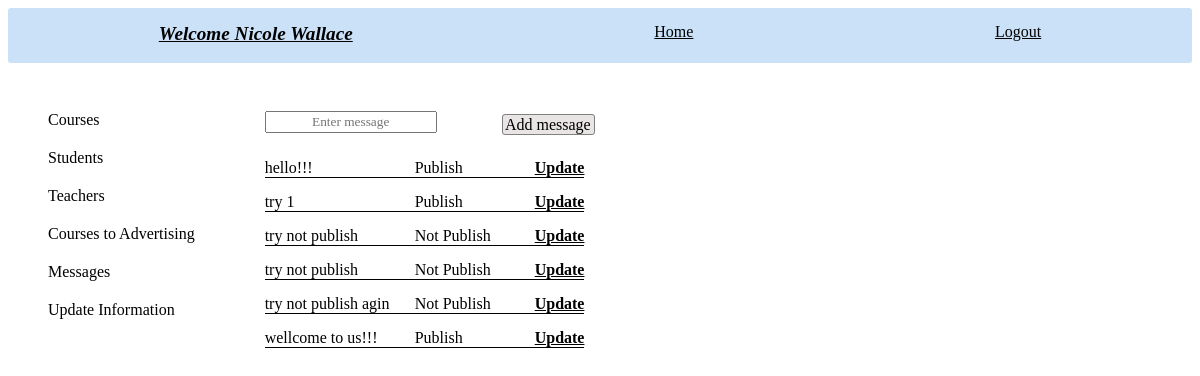
The app's page /show_messages (signed in) with its own data.
### tables this page shows
CREATE TABLE messages (
        id INTEGER PRIMARY KEY,
	    message TEXT,
	    location TEXT,
        time TEXT,
        status TEXT DEFAULT "Publish",
        UNIQUE (message, time)
    );

### app.py (the view)
@app.route('/show_messages')
def show_messages(): # shows a list of messages
    log=check_log()
    info=info_user()
    jinja={}
    jinja['form1']=['create']
    messages_list=crud.read_all('messages')
    if len(messages_list)==0:
        jinja['note']='No messages found'
    else:
        jinja['messages']=[]
        for message in messages_list:
            m=namedtuple('M_P',['id','message','status'])
            m.id=message[0]
            m.message=message[1]
            m.status=message[4].title()
            jinja['messages'].append(m)
    return render_template ('administrator.html',log=log, info=info, admin_id=session['id'], jinja=jinja)

### app.py (called while the page is built)
def check_log(): #check if user is loged in or not
    log_result={}
    if "name" in session:
        link='/logout'
        log='Logout'
        log_result['link']=link
        log_result['log']=log
        return log_result
    else:
        link='/login'
        log='Login'
        log_result['link']=link
        log_result['log']=log
        return log_result

def info_user(): # get user info
    if "role" in session:
        info={}
        if session['role']=='admin':
            info['id']=session['id']
            info['link']=f"/administrator/{session['id']}"
            info['word']='Administrator'
            info['hello']=f"Hello {crud.admin_name(session['id'])}- what do you want to do?"
            info['class']='user_hello'
        if session['role']=='teacher':
            info['id']=session['id']
            info['link']=f"/teacher_profile/{session['id']}"
            info['word']=f"Welcome {crud.teacher_name(session['id'])}"
            info['class']='user_hello'
        if session['role']=='student':
            info['id']=session['id']
            info['link']=f"/student_profile/{session['id']}"
            info['word']=f"Welcome {crud.student_name(session['id'])}"
            info['class']='user_hello'
        return info

### crud.py (called while the page is built)
def read_all(table):
    return query(f"SELECT * FROM {table}")

def read_if(column, table, value, condition):
    return query(f"SELECT {column} FROM {table} WHERE {value}='{condition}'")

def teacher_name(teacher_id):
    name=read_if('name', 'teachers', 'id', teacher_id)
    name=name[0][0]
    return name

### setup_db.py (called while the page is built)
def query(sql):
    with sqlite3.connect('students.db') as conn:
        cur=conn.cursor()
        cur.execute(sql)
        return cur.fetchall()

### templates/administrator.html (shortened to what this page needs)
{% extends "base.html" %}
{% block content %}
<div class="admin_pages">
    <div class="links">
        <div class="link"><a href="/admin_courses">Courses</a></div>
        <div class="link"><a href="/admin_students">Students</a></div>
        <div class="link"><a href="/admin_teachers">Teachers</a></div>
        <div class="link"><a href="/advertising_courses">Courses to Advertising </a></div>
        <div class="link"><a href="/show_messages">Messages</a></div>
        <div class="link"><a href="/user_info_update/{{admin_id}}">Update Information</a></div>
    </div>
    <div class="info_more_links"></div>
    {% for show_message in jinja.form1 %}
            <div class="published_main">
                <div class="publish_options">
                    <form action="">
                        <div><input class="choose_course_publish" type="text" name="" id="search" oninput="CourseSearch(this.value)" placeholder="Enter message" autofocus></div>
                    </form>
                    <div class="option_link">
                        <a href="/add_message">Add message</a>
                    </div>
                </div>
                <div class="published_form" id="published_form">
                {% for message in jinja.messages %}
                    <div class="published_course" >
                        <div class="published_name">{{message.message}}</div>
                        <div class="published_status">{{message.status}}</div>
                        <div class="published_update"><a href="/message_update/{{message.id}}">Update</a></div>
                    </div>
                {% endfor %}
            </div>
        </div>
    {% endfor %}
</div>
{% endblock %}

### static/style.css (style rules this page uses)
input { font-family: 'Times New Roman', Times, serif; text-align: center; }
.links { display: flex; flex-direction: column; gap: 20px; margin-left: 20px; grid-column: 1; grid-row: 2; }
.link>* { text-decoration: none; color: black; }
.admin_pages { display: grid; grid-template-columns: max-content max-content; grid-template-rows: max-content max-content; column-gap: 70px; row-gap: 10px; margin-left: 20px; }
.info_more_links { display: flex; gap: 5px; grid-row: 1; grid-column: 2; height: 18px; margin-left: 320px; }
.published_main { grid-row: 2; grid-column: 2; }
.publish_options { padding-bottom: 25px; display: flex; justify-content: space-between; width: 330px; }
.option_link { margin-top: 5px; }
.option_link a { color: black; text-decoration: none; margin-top: 5px; border-width: 0.5px; border-style: solid; border-radius: 3px; border-color: gray; padding: 1px 3px 1px 2px; background-color: rgb(233, 229, 229); text-align: center; }
.published_form { display: flex; flex-direction: column; gap: 15px; }
.published_course { display: flex; }
.published_name { width: 150px; border-bottom: solid; border-width: 1px; }
.published_status { width: 120px; border-bottom: solid; border-width: 1px; }
.published_update { width: max-content; border-bottom: solid; border-width: 1px; }
.published_update a { color: black; font-weight: bold; }

### records on screen
messages: message "hello!!!"
messages: message "try 1"
messages: message "try not publish"
messages: message "try not publish"
messages: message "try not publish agin"
messages: message "wellcome to us!!!"

### other values on screen
{{ info.word }} "Welcome Nicole Wallace"
{{ log.log }} "Logout"
{{ message.status }} "Publish" "Publish" "Not Publish" "Not Publish" "Not Publish" "Publish"
